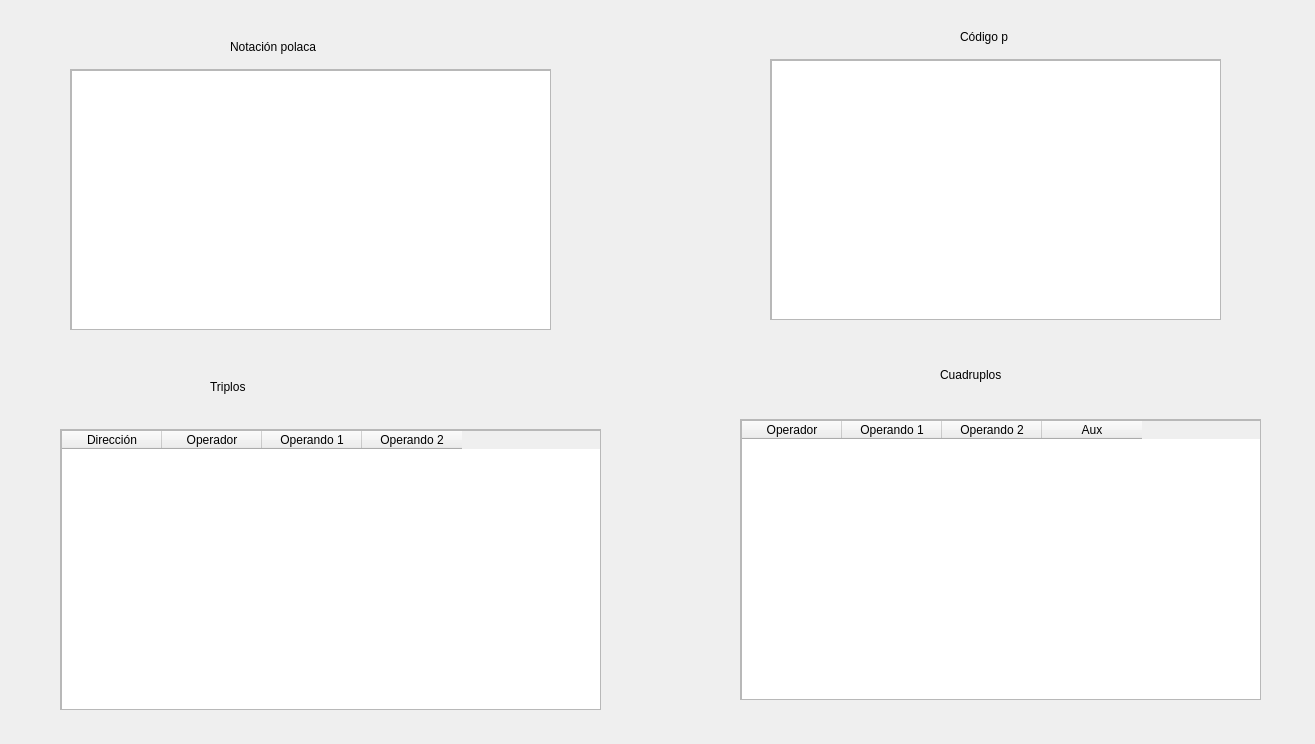
<?xml version="1.0" encoding="UTF-8"?>
<ui version="4.0">
 <class>Dialog</class>
 <widget class="QDialog" name="Dialog">
  <property name="geometry">
   <rect>
    <x>0</x>
    <y>0</y>
    <width>1315</width>
    <height>744</height>
   </rect>
  </property>
  <property name="windowTitle">
   <string>Código Intermedio</string>
  </property>
  <layout class="QVBoxLayout" name="verticalLayout">
   <property name="spacing">
    <number>6</number>
   </property>
   <property name="leftMargin">
    <number>0</number>
   </property>
   <property name="topMargin">
    <number>9</number>
   </property>
   <property name="rightMargin">
    <number>9</number>
   </property>
   <property name="bottomMargin">
    <number>9</number>
   </property>
   <item>
    <widget class="QWidget" name="widget" native="true">
     <widget class="QLabel" name="label">
      <property name="geometry">
       <rect>
        <x>230</x>
        <y>30</y>
        <width>111</width>
        <height>16</height>
       </rect>
      </property>
      <property name="text">
       <string>Notación polaca</string>
      </property>
     </widget>
     <widget class="QLabel" name="label_2">
      <property name="geometry">
       <rect>
        <x>960</x>
        <y>20</y>
        <width>55</width>
        <height>16</height>
       </rect>
      </property>
      <property name="text">
       <string>Código p</string>
      </property>
     </widget>
     <widget class="QScrollArea" name="scrollArea">
      <property name="geometry">
       <rect>
        <x>70</x>
        <y>60</y>
        <width>481</width>
        <height>261</height>
       </rect>
      </property>
      <property name="widgetResizable">
       <bool>true</bool>
      </property>
      <widget class="QWidget" name="scrollAreaWidgetContents">
       <property name="geometry">
        <rect>
         <x>0</x>
         <y>0</y>
         <width>479</width>
         <height>259</height>
        </rect>
       </property>
       <widget class="QPlainTextEdit" name="polaca">
        <property name="geometry">
         <rect>
          <x>0</x>
          <y>0</y>
          <width>481</width>
          <height>261</height>
         </rect>
        </property>
       </widget>
      </widget>
     </widget>
     <widget class="QScrollArea" name="scrollArea_2">
      <property name="geometry">
       <rect>
        <x>770</x>
        <y>50</y>
        <width>451</width>
        <height>261</height>
       </rect>
      </property>
      <property name="widgetResizable">
       <bool>true</bool>
      </property>
      <widget class="QWidget" name="scrollAreaWidgetContents_2">
       <property name="geometry">
        <rect>
         <x>0</x>
         <y>0</y>
         <width>449</width>
         <height>259</height>
        </rect>
       </property>
       <widget class="QPlainTextEdit" name="codigop">
        <property name="geometry">
         <rect>
          <x>0</x>
          <y>0</y>
          <width>451</width>
          <height>261</height>
         </rect>
        </property>
       </widget>
      </widget>
     </widget>
     <widget class="QScrollArea" name="scrollArea_3">
      <property name="geometry">
       <rect>
        <x>740</x>
        <y>410</y>
        <width>521</width>
        <height>281</height>
       </rect>
      </property>
      <property name="widgetResizable">
       <bool>true</bool>
      </property>
      <widget class="QWidget" name="scrollAreaWidgetContents_3">
       <property name="geometry">
        <rect>
         <x>0</x>
         <y>0</y>
         <width>519</width>
         <height>279</height>
        </rect>
       </property>
       <widget class="QTableWidget" name="cuadruplos">
        <property name="geometry">
         <rect>
          <x>0</x>
          <y>0</y>
          <width>521</width>
          <height>281</height>
         </rect>
        </property>
        <column>
         <property name="text">
          <string>Operador</string>
         </property>
        </column>
        <column>
         <property name="text">
          <string>Operando 1</string>
         </property>
        </column>
        <column>
         <property name="text">
          <string>Operando 2</string>
         </property>
        </column>
        <column>
         <property name="text">
          <string>Aux</string>
         </property>
        </column>
       </widget>
      </widget>
     </widget>
     <widget class="QScrollArea" name="scrollArea_4">
      <property name="geometry">
       <rect>
        <x>60</x>
        <y>420</y>
        <width>541</width>
        <height>281</height>
       </rect>
      </property>
      <property name="widgetResizable">
       <bool>true</bool>
      </property>
      <widget class="QWidget" name="scrollAreaWidgetContents_4">
       <property name="geometry">
        <rect>
         <x>0</x>
         <y>0</y>
         <width>539</width>
         <height>279</height>
        </rect>
       </property>
       <widget class="QTableWidget" name="triplos">
        <property name="geometry">
         <rect>
          <x>0</x>
          <y>0</y>
          <width>541</width>
          <height>281</height>
         </rect>
        </property>
        <column>
         <property name="text">
          <string>Dirección</string>
         </property>
        </column>
        <column>
         <property name="text">
          <string>Operador</string>
         </property>
        </column>
        <column>
         <property name="text">
          <string>Operando 1</string>
         </property>
        </column>
        <column>
         <property name="text">
          <string>Operando 2</string>
         </property>
        </column>
       </widget>
      </widget>
     </widget>
     <widget class="QLabel" name="label_3">
      <property name="geometry">
       <rect>
        <x>210</x>
        <y>370</y>
        <width>55</width>
        <height>16</height>
       </rect>
      </property>
      <property name="text">
       <string>Triplos</string>
      </property>
     </widget>
     <widget class="QLabel" name="label_4">
      <property name="geometry">
       <rect>
        <x>940</x>
        <y>350</y>
        <width>121</width>
        <height>31</height>
       </rect>
      </property>
      <property name="text">
       <string>Cuadruplos</string>
      </property>
     </widget>
    </widget>
   </item>
  </layout>
 </widget>
 <resources/>
 <connections/>
</ui>
